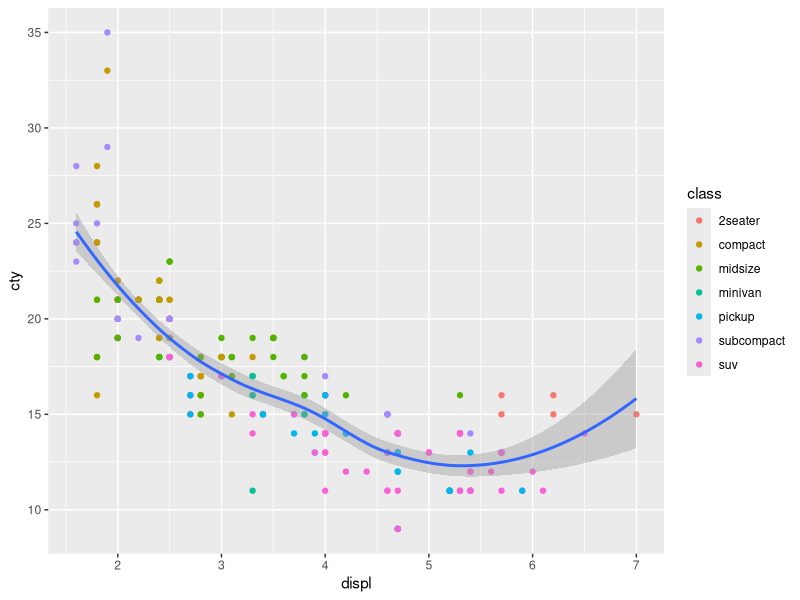

This chart was generated by the following R code:
## ---- chunk 1
knitr::opts_chunk$set(echo = FALSE)
library(tidyverse)
## ---- chunk 2
mpg %>% ggplot(aes(displ, cty)) + geom_point(aes(color = class)) + geom_smooth()
